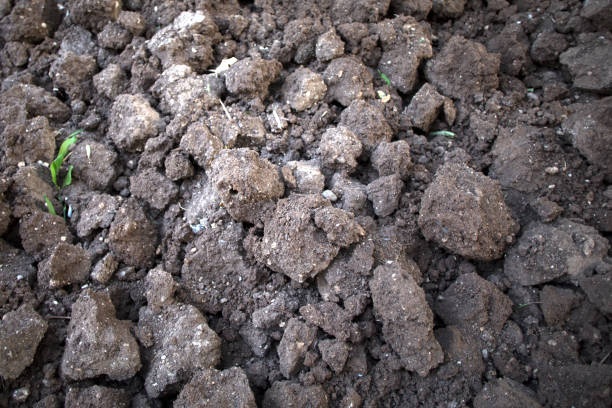
#> input picture pruebasss/ej.jpg, 612 x 408 px, given in place of the camera
$ python playa.py
#> lines starting #> are read from the running program, lines starting #| are printed output that depends on the picture; after the words box and inside, x2 and y2 are one past the last pixel; in counts of white or black regions, pixels touching at a corner belong together
import cv2
import numpy as np

def dibujar(mask,color):
  contornos,hierachy = cv2.findContours(mask, cv2.RETR_TREE, cv2.CHAIN_APPROX_SIMPLE)
  for c in contornos:
    area = cv2.contourArea(c)
    if area > 3000:
      M = cv2.moments(c)
      if (M["m00"]==0): M["m00"]=1
      x = int(M["m10"]/M["m00"])
      y = int(M['m01']/M['m00'])
      nuevoContorno = cv2.convexHull(c)
      cv2.circle(frame,(x,y),7,(0,255,0),-1)
      cv2.putText(frame,'{},{}'.format(x,y),(x+10,y), font, 0.75,(0,255,0),1,cv2.LINE_AA)
      cv2.drawContours(frame, [nuevoContorno], 0, color, 3)

cap = cv2.VideoCapture(0)

azulBajo = np.array([100,100,20],np.uint8)
azulAlto = np.array([125,255,255],np.uint8)

amarilloBajo = np.array([15,100,20],np.uint8)
amarilloAlto = np.array([45,255,255],np.uint8)

redBajo1 = np.array([0,100,20],np.uint8)
redAlto1 = np.array([5,255,255],np.uint8)

redBajo2 = np.array([175,100,20],np.uint8)
redAlto2 = np.array([179,255,255],np.uint8)

font = cv2.FONT_HERSHEY_SIMPLEX
while True:

  ret,frame = cap.read()
#> frame is the input picture: shape (408, 612, 3); mean B, G, R 94.1, 93.3, 100.9

  if ret == True:
    frameHSV = cv2.cvtColor(frame,cv2.COLOR_BGR2HSV)
#> frameHSV: shape (408, 612, 3); mean H, S, V 98, 30.7, 102
    maskAzul = cv2.inRange(frameHSV,azulBajo,azulAlto)
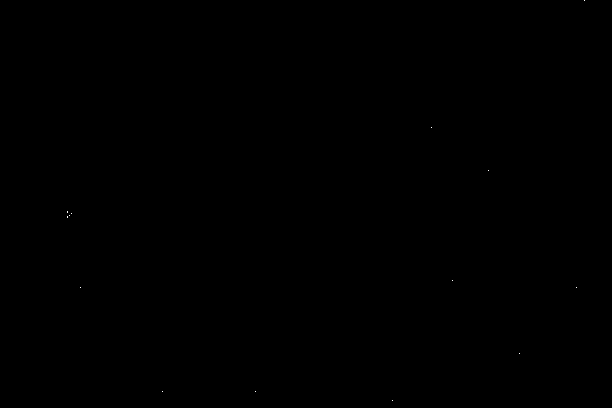
#> maskAzul: shape (408, 612); 0.01% white in thin lines or dots, all inside (x1, y1, x2, y2) = (67, 0, 585, 401)
    maskAmarillo = cv2.inRange(frameHSV,amarilloBajo,amarilloAlto)
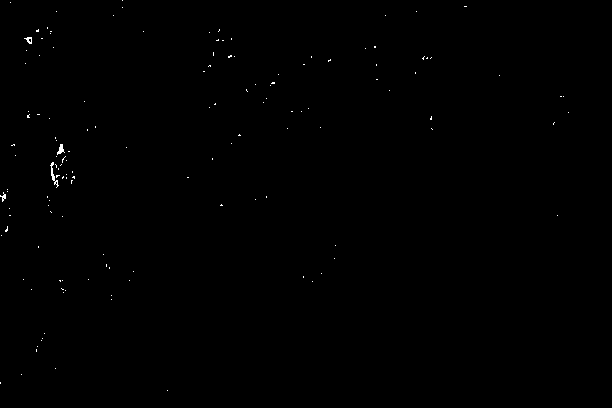
#> maskAmarillo: shape (408, 612); 0.18% white in thin lines or dots, all inside (x1, y1, x2, y2) = (0, 0, 569, 391)
    maskRed1 = cv2.inRange(frameHSV,redBajo1,redAlto1)
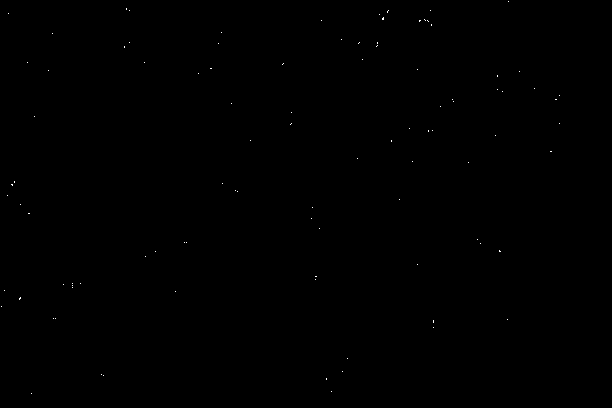
#> maskRed1: shape (408, 612); 0.05% white in thin lines or dots, all inside (x1, y1, x2, y2) = (1, 1, 560, 394)
    maskRed2 = cv2.inRange(frameHSV,redBajo2,redAlto2)
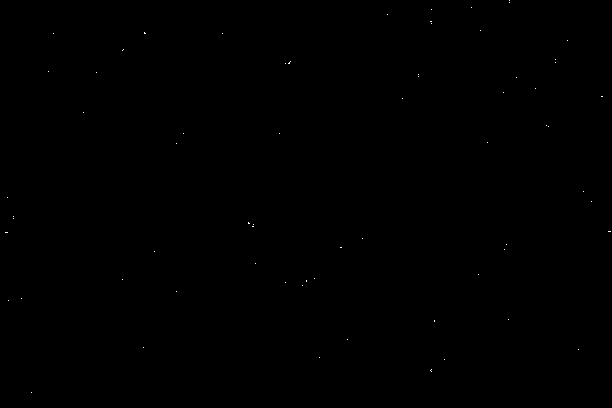
#> maskRed2: shape (408, 612); 0.03% white in thin lines or dots
    maskRed = cv2.add(maskRed1,maskRed2)
#> maskRed: shape (408, 612); 0.09% white in thin lines or dots
    dibujar(maskAzul,(255,0,0))
#> in dibujar, `contornos,hierachy = cv2.findContours(mask, cv2.RETR_TREE, cv2.CHAIN_A..`: contornos = 14 contours, all with area under 20
#> the loop in dibujar, `for c in contornos:` made 14 passes
#> c on passes 1 to 12: [[392, 400]], [[255, 391]], [[162, 391]], [[519, 353]], [[576, 287]], [[80, 287]], [[452, 280]], [[67, 216], [67, 217]], [[69, 215]], [[71, 213]], [[67, 211], [67, 212]], [[488, 170]]
    dibujar(maskAmarillo,(0,255,255))
#> in dibujar (call 2), `contornos,hierachy = cv2.findContours(mask, cv2.RETR_TREE, cv2.CHAIN_A..`: contornos = 143 contours, 140 with area under 20; largest, box (x1, y1, x2, y2) and area: (50, 162, 59, 188) 36, (57, 144, 65, 155) 30, (24, 37, 32, 44) 24
#> the loop in dibujar (call 2), `for c in contornos:` made 143 passes
#> area on pass 59: 35.5
    dibujar(maskRed,(0,0,255))
#> in dibujar (call 3), `contornos,hierachy = cv2.findContours(mask, cv2.RETR_TREE, cv2.CHAIN_A..`: contornos = 149 contours, all with area under 20


    cv2.imshow('frame',frame)


    # cv2.imshow('frame',frameHSV)

    if cv2.waitKey(1) & 0xFF == ord('s'):
#> (key Esc is pressed here)
      break
cap.release()
cv2.destroyAllWindows()
